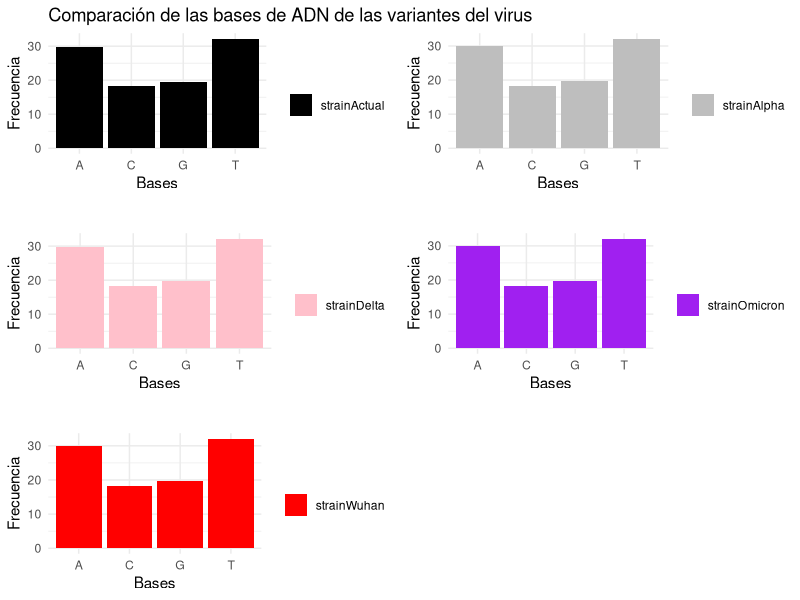

The R source for this figure:
## ---- chunk 1

## ---- chunk 2
library(ape)
library(gridExtra)
library(ggplot2)
library(stringr)
library(seqinr)
## ---- chunk 3
lengthSeq <- function(dnaseq) {
  contador <- 0
  for (i in 1:length(dnaseq)) {
    contador <- contador + 1
  }
  return(contador)
}
## ---- chunk 4
percentageGC <- function(dnaseq) {
  bases <- c("C", "G")
  c <- 0
  for(i in 1:length(bases)){
    contador <- 0
    for(j in 1:length(dnaseq)){
      if (bases [i] == dnaseq [j]){
        contador <- contador + 1
      }
    }
    amount <- contador*100/length(dnaseq)
    c <- amount + c    
  }
  print(paste0("GC : ", c, "%"))
}
## ---- chunk 5
reverseSeq <- function(sequence) {
  n <- length(sequence)
  hebra_inv <- numeric(n)
  for(i in 1:n){
    hebra_inv[i] <- sequence[n-i+1]
  }
  return(hebra_inv)
}
## ---- chunk 6
percentageBases <- function(dnaseq){
  bnum <- c(0, 0, 0, 0)
  for (i in 1:length(dnaseq)) {
    if (dnaseq[i] == "A") {
      bnum[1] <- bnum[1] + 1
    } else if (dnaseq[i] == "C") {
      bnum[2] <- bnum[2] + 1
    } else if (dnaseq[i] == "G") {
      bnum[3] <- bnum[3] + 1
    } else if (dnaseq[i] == "T") {
      bnum[4] <- bnum[4] + 1
    }
  }
  tot_b <- sum(bnum)
  porcentaje_bases <- c(0, 0, 0, 0)
  for (i in 1:length(bnum)) {
    porcentaje_bases[i] <- ((bnum[i] / tot_b) * 100)
  }
  return(porcentaje_bases)
}
## ---- chunk 7
# Read Sequences and store it as a vector
# Strain Actual.txt
seq1 <- readLines("./secuenciasEvidencia1/Actual.txt", n = -1)[-1]
var1 <- paste(seq1, collapse = " ")
strainActual <- strsplit(var1, "")[[1]]
# Strain Alpha.txt
seq1 <- readLines("./secuenciasEvidencia1/Alpha.txt", n = -1)[-1]
var1 <- paste(seq1, collapse = " ")
strainAlpha <- strsplit(var1, "")[[1]]
# Strain Delta.txt
seq1 <- readLines("./secuenciasEvidencia1/Delta.txt", n = -1)[-1]
var1 <- paste(seq1, collapse = " ")
strainDelta <- strsplit(var1, "")[[1]]
# Strain Omicron.txt
seq1 <- readLines("./secuenciasEvidencia1/Omicron.txt", n = -1)[-1]
var1 <- paste(seq1, collapse = " ")
strainOmicron <- strsplit(var1, "")[[1]]
# Strain Wuhan.txt
seq1 <- readLines("./secuenciasEvidencia1/Wuhan.txt", n = -1)[-1]
var1 <- paste(seq1, collapse = " ")
strainWuhan <- strsplit(var1, "")[[1]]
## ---- chunk 8
#strainActual
lengthActual <- lengthSeq(strainActual)
percentageGC_Actual <- percentageGC(strainActual)
percentageBasesActual <- percentageBases(strainActual)
reverseActual <- reverseSeq(strainActual)
print("strainActual")
strainActual
print(paste("Longitud de secuencia"))
lengthActual
print(paste("Porcentaje de GC en secuencia"))
percentageGC_Actual
print(paste("Porcentaje de Bases en secuencia"))
percentageBasesActual
print("Secuencia al reves")
print(reverseActual)
## ---- chunk 9
#strainAlpha
lengthAlpha <- lengthSeq(strainAlpha)
percentageGC_Alpha <- percentageGC(strainAlpha)
percentageBasesAlpha <- percentageBases(strainAlpha)
reverseAlpha <- reverseSeq(strainAlpha)
print("strainAlpha")
strainAlpha
print(paste("Longitud de secuencia"))
lengthAlpha
print(paste("Porcentaje de GC en secuencia"))
percentageGC_Alpha
print(paste("Porcentaje de Bases en secuencia"))
percentageBasesAlpha
print("Secuencia al reves")
print(reverseAlpha)
## ---- chunk 10
#strainDelta
lengthDelta <- lengthSeq(strainDelta)
percentageGC_Delta <- percentageGC(strainDelta)
percentageBasesDelta <- percentageBases(strainDelta)
reverseDelta <- reverseSeq(strainDelta)
print("strainDelta")
strainDelta
print(paste("Longitud de secuencia"))
lengthDelta
print(paste("Porcentaje de GC en secuencia"))
percentageGC_Delta
print(paste("Porcentaje de Bases en secuencia"))
percentageBasesDelta
print("Secuencia al reves")
print(reverseDelta)
## ---- chunk 11
#strainOmicron
lengthOmicron <- lengthSeq(strainOmicron)
percentageGC_Omicron <- percentageGC(strainOmicron)
percentageBasesOmicron <- percentageBases(strainOmicron)
reverseOmicron <- reverseSeq(strainOmicron)
print("strainOmicron")
strainOmicron
print(paste("Longitud de secuencia"))
lengthOmicron
print(paste("Porcentaje de GC en secuencia"))
percentageGC_Omicron
print(paste("Porcentaje de Bases en secuencia"))
percentageBasesOmicron
print("Secuencia al reves")
print(reverseOmicron)
## ---- chunk 12
#strainWuhan
lengthWuhan <- lengthSeq(strainWuhan)
percentageGC_Wuhan <- percentageGC(strainWuhan)
percentageBasesWuhan <- percentageBases(strainWuhan)
reverseWuhan <- reverseSeq(strainWuhan)
print("strainWuhan")
strainWuhan
print(paste("Longitud de secuencia"))
lengthWuhan
print(paste("Porcentaje de GC en secuencia"))
percentageGC_Wuhan
print(paste("Porcentaje de Bases en secuencia"))
percentageBasesWuhan
print("Secuencia al reves")
print(reverseWuhan)
## ---- chunk 13
gwuhan = data.frame(
  bases = c("A", "C", "G", "T"),
  g1 = percentageBases(strainActual)
)

w <- ggplot(gwuhan, aes(x = bases, y = g1, fill = bases)) +
  geom_bar(data = gwuhan, aes(x = bases, y = g1, fill = "strainActual"), stat = "identity", position = "dodge") +
  labs(title = "Comparación de las bases de ADN de las variantes del virus",x = "Bases", y = "Frecuencia", fill = "") +
  scale_fill_manual(values = c("strainActual" = "black")) +
  theme_minimal()

galfa = data.frame(
  bases = c("A", "C", "G", "T"),
  g2 = percentageBases(strainAlpha)
)

a <- ggplot(galfa, aes(x = bases, y = g2, fill = bases)) +
  geom_bar(data = galfa, aes(x = bases, y = g2, fill = "strainAlpha"), stat = "identity", position = "dodge") +
  labs(title = "",x = "Bases", y = "Frecuencia", fill = "") +
  scale_fill_manual(values = c("strainAlpha" = "grey")) +
  theme_minimal()

gbeta = data.frame(
  bases = c("A", "C", "G", "T"),
  g3 = percentageBases(strainDelta)
)

b <- ggplot(gbeta, aes(x = bases, y = g3, fill = bases)) +
  geom_bar(data = gbeta, aes(x = bases, y = g3, fill = "strainDelta"), stat = "identity", position = "dodge") +
  labs(title = "",x = "Bases", y = "Frecuencia", fill = "") +
  scale_fill_manual(values = c("strainDelta" = "pink")) +
  theme_minimal()

gdelta = data.frame(
  bases = c("A", "C", "G", "T"),
  g4 = percentageBases(strainOmicron)
)
d <- ggplot(gdelta, aes(x = bases, y = g4, fill = bases)) +
  geom_bar(data = gdelta, aes(x = bases, y = g4, fill = "strainOmicron"), stat = "identity", position = "dodge") +
  labs(title = "",x = "Bases", y = "Frecuencia", fill = "") +
  scale_fill_manual(values = c("strainOmicron" = "purple")) +
  theme_minimal()

gdelta = data.frame(
  bases = c("A", "C", "G", "T"),
  g4 = percentageBases(strainWuhan)
)
f <- ggplot(gdelta, aes(x = bases, y = g4, fill = bases)) +
  geom_bar(data = gdelta, aes(x = bases, y = g4, fill = "strainWuhan"), stat = "identity", position = "dodge") +
  labs(title = "",x = "Bases", y = "Frecuencia", fill = "") +
  scale_fill_manual(values = c("strainWuhan" = "red")) +
  theme_minimal()

grid.arrange(w,a,b,d,f, ncol=2)
